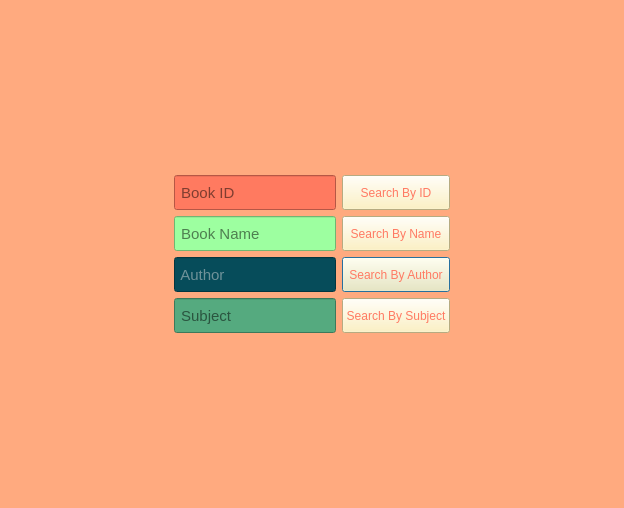
<?xml version="1.0" encoding="UTF-8"?>
<ui version="4.0">
 <class>Window_Search</class>
 <widget class="QDialog" name="Window_Search">
  <property name="geometry">
   <rect>
    <x>0</x>
    <y>0</y>
    <width>624</width>
    <height>508</height>
   </rect>
  </property>
  <property name="windowTitle">
   <string>Dialog</string>
  </property>
  <property name="styleSheet">
   <string notr="true">background-color: rgb(255, 170, 127);</string>
  </property>
  <layout class="QVBoxLayout" name="verticalLayout">
   <item>
    <layout class="QGridLayout" name="gridLayout">
     <item row="3" column="2">
      <widget class="QPushButton" name="pushButton_author">
       <property name="maximumSize">
        <size>
         <width>120</width>
         <height>35</height>
        </size>
       </property>
       <property name="font">
        <font>
         <family>Microsoft Sans Serif</family>
        </font>
       </property>
       <property name="styleSheet">
        <string notr="true">background-color: rgb(255, 240, 180);
color: rgb(255, 122, 99);</string>
       </property>
       <property name="text">
        <string>Search By Author</string>
       </property>
       <property name="icon">
        <iconset resource="image.qrc">
         <normaloff>:/img/img/icons8-search-24 (1).png</normaloff>:/img/img/icons8-search-24 (1).png</iconset>
       </property>
      </widget>
     </item>
     <item row="2" column="3">
      <spacer name="horizontalSpacer_2">
       <property name="orientation">
        <enum>Qt::Horizontal</enum>
       </property>
       <property name="sizeHint" stdset="0">
        <size>
         <width>40</width>
         <height>20</height>
        </size>
       </property>
      </spacer>
     </item>
     <item row="2" column="2">
      <widget class="QPushButton" name="pushButton_name">
       <property name="maximumSize">
        <size>
         <width>120</width>
         <height>35</height>
        </size>
       </property>
       <property name="font">
        <font>
         <family>Microsoft Sans Serif</family>
        </font>
       </property>
       <property name="styleSheet">
        <string notr="true">background-color: rgb(255, 240, 180);
color: rgb(255, 122, 99);</string>
       </property>
       <property name="text">
        <string>Search By Name</string>
       </property>
       <property name="icon">
        <iconset resource="image.qrc">
         <normaloff>:/img/img/icons8-search-24 (1).png</normaloff>:/img/img/icons8-search-24 (1).png</iconset>
       </property>
      </widget>
     </item>
     <item row="4" column="1">
      <widget class="QLineEdit" name="lineEdit_Subject">
       <property name="maximumSize">
        <size>
         <width>200</width>
         <height>35</height>
        </size>
       </property>
       <property name="font">
        <font>
         <family>Microsoft Sans Serif</family>
         <pointsize>11</pointsize>
        </font>
       </property>
       <property name="styleSheet">
        <string notr="true">background-color: rgb(85, 170, 127);</string>
       </property>
       <property name="placeholderText">
        <string> Subject</string>
       </property>
      </widget>
     </item>
     <item row="4" column="2">
      <widget class="QPushButton" name="pushButton_subject">
       <property name="maximumSize">
        <size>
         <width>120</width>
         <height>35</height>
        </size>
       </property>
       <property name="font">
        <font>
         <family>Microsoft Sans Serif</family>
        </font>
       </property>
       <property name="styleSheet">
        <string notr="true">background-color: rgb(255, 240, 180);
color: rgb(255, 122, 99);
</string>
       </property>
       <property name="text">
        <string>Search By Subject</string>
       </property>
       <property name="icon">
        <iconset resource="image.qrc">
         <normaloff>:/img/img/icons8-search-24 (1).png</normaloff>:/img/img/icons8-search-24 (1).png</iconset>
       </property>
      </widget>
     </item>
     <item row="1" column="0">
      <spacer name="horizontalSpacer">
       <property name="orientation">
        <enum>Qt::Horizontal</enum>
       </property>
       <property name="sizeHint" stdset="0">
        <size>
         <width>40</width>
         <height>20</height>
        </size>
       </property>
      </spacer>
     </item>
     <item row="1" column="1">
      <widget class="QLineEdit" name="lineEdit_BookId">
       <property name="maximumSize">
        <size>
         <width>200</width>
         <height>35</height>
        </size>
       </property>
       <property name="font">
        <font>
         <family>Microsoft Sans Serif</family>
         <pointsize>11</pointsize>
        </font>
       </property>
       <property name="styleSheet">
        <string notr="true">background-color: rgb(255, 122, 96);
image: url(:/img/img/checkout.png);</string>
       </property>
       <property name="placeholderText">
        <string> Book ID </string>
       </property>
      </widget>
     </item>
     <item row="3" column="1">
      <widget class="QLineEdit" name="lineEdit_AuthorName">
       <property name="maximumSize">
        <size>
         <width>200</width>
         <height>35</height>
        </size>
       </property>
       <property name="font">
        <font>
         <family>Microsoft Sans Serif</family>
         <pointsize>11</pointsize>
        </font>
       </property>
       <property name="styleSheet">
        <string notr="true">background-color: rgb(6, 76, 90);
color: rgb(216, 216, 216);</string>
       </property>
       <property name="placeholderText">
        <string> Author</string>
       </property>
      </widget>
     </item>
     <item row="0" column="1">
      <widget class="QLabel" name="label">
       <property name="text">
        <string/>
       </property>
       <property name="pixmap">
        <pixmap resource="image.qrc">:/img/img/searchpic.png</pixmap>
       </property>
      </widget>
     </item>
     <item row="1" column="2">
      <widget class="QPushButton" name="pushButton_ID">
       <property name="maximumSize">
        <size>
         <width>120</width>
         <height>35</height>
        </size>
       </property>
       <property name="font">
        <font>
         <family>Microsoft Sans Serif</family>
        </font>
       </property>
       <property name="styleSheet">
        <string notr="true">background-color: rgb(255, 240, 180);
color: rgb(255, 122, 99);</string>
       </property>
       <property name="text">
        <string>Search By ID</string>
       </property>
       <property name="icon">
        <iconset resource="image.qrc">
         <normaloff>:/img/img/icons8-search-24 (1).png</normaloff>:/img/img/icons8-search-24 (1).png</iconset>
       </property>
      </widget>
     </item>
     <item row="2" column="1">
      <widget class="QLineEdit" name="lineEdit_BookName">
       <property name="maximumSize">
        <size>
         <width>200</width>
         <height>35</height>
        </size>
       </property>
       <property name="font">
        <font>
         <family>Microsoft Sans Serif</family>
         <pointsize>11</pointsize>
        </font>
       </property>
       <property name="styleSheet">
        <string notr="true">background-color: rgb(157, 255, 160);</string>
       </property>
       <property name="placeholderText">
        <string> Book Name</string>
       </property>
      </widget>
     </item>
     <item row="5" column="1">
      <widget class="QLabel" name="label_2">
       <property name="text">
        <string/>
       </property>
      </widget>
     </item>
     <item row="0" column="2">
      <widget class="QLabel" name="label_3">
       <property name="text">
        <string/>
       </property>
      </widget>
     </item>
     <item row="5" column="2">
      <widget class="QLabel" name="label_4">
       <property name="font">
        <font>
         <family>Microsoft Sans Serif</family>
        </font>
       </property>
       <property name="text">
        <string/>
       </property>
      </widget>
     </item>
    </layout>
   </item>
  </layout>
 </widget>
 <resources>
  <include location="image.qrc"/>
 </resources>
 <connections/>
</ui>
